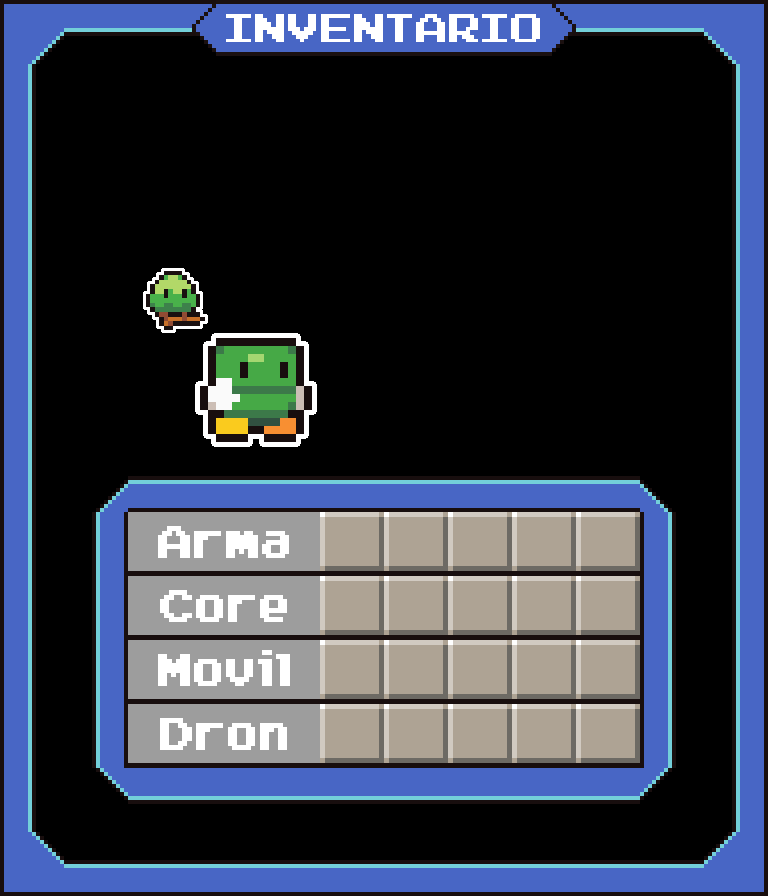

A 2D game scene composited from a Tiled map and its tileset images. What follows is a short description and the map's XML, with every tile layer's data as written:
An orthogonal 12x14 tile map with 64x64 px tiles, 3 tile layers (inventoryTiles, background, avatar), 3 tilesets and 24 objects (4x 0, 4x 1, 4x 2, 4x 3, 4x 4, ...).

<map version="1.0" orientation="orthogonal" renderorder="right-down" width="12" height="14" tilewidth="64" tileheight="64" nextobjectid="35">
 <tileset firstgid="1" name="normal" tilewidth="64" tileheight="64">
  <image source="robot.png" width="192" height="192" />
 </tileset>
 <tileset firstgid="10" name="slot" tilewidth="64" tileheight="64">
  <image source="inventoryTiles.png" width="200" height="200" />
 </tileset>
 <tileset firstgid="19" name="inventoryBackground" tilewidth="64" tileheight="64">
  <image source="inventoryBackground.png" width="768" height="896" />
 </tileset>
 <layer name="inventoryTiles" width="12" height="14">
  <data encoding="csv">
0,0,0,0,0,0,0,0,0,0,0,0,
0,0,0,0,0,0,0,0,0,0,0,0,
0,0,0,0,0,0,0,0,0,0,0,0,
0,0,0,0,0,0,0,0,0,0,0,0,
0,0,0,0,0,0,0,0,0,0,0,0,
0,0,0,0,0,0,0,0,0,0,0,0,
0,0,0,0,0,0,0,0,0,0,0,0,
0,0,0,0,0,0,0,0,0,0,0,0,
0,0,0,0,0,10,10,10,10,10,0,0,
0,0,0,0,0,10,10,10,10,10,0,0,
0,0,0,0,0,10,10,10,10,10,0,0,
0,0,0,0,0,10,10,10,10,10,0,0,
0,0,0,0,0,0,0,0,0,0,0,0,
0,0,0,0,0,0,0,0,0,0,0,0
</data>
 </layer>
 <layer name="background" width="12" height="14">
  <data encoding="csv">
19,20,21,22,23,24,25,26,27,28,29,30,
31,32,33,34,35,36,37,38,39,40,41,42,
43,44,45,46,47,48,49,50,51,52,53,54,
55,56,57,58,59,60,61,62,63,64,65,66,
67,68,69,70,71,72,73,74,75,76,77,78,
79,80,81,82,83,84,85,86,87,88,89,90,
91,92,93,94,95,96,97,98,99,100,101,102,
103,104,105,106,107,108,109,110,111,112,113,114,
115,116,117,118,119,120,121,122,123,124,125,126,
127,128,129,130,131,132,133,134,135,136,137,138,
139,140,141,142,143,144,145,146,147,148,149,150,
151,152,153,154,155,156,157,158,159,160,161,162,
163,164,165,166,167,168,169,170,171,172,173,174,
175,176,177,178,179,180,181,182,183,184,185,186
</data>
 </layer>
 <layer name="avatar" width="12" height="14">
  <data encoding="csv">
0,0,0,0,0,0,0,0,0,0,0,0,
0,0,0,0,0,0,0,0,0,0,0,0,
0,0,0,0,0,0,0,0,0,0,0,0,
0,0,0,0,0,0,0,0,0,0,0,0,
0,0,1,2,3,0,0,0,0,0,0,0,
0,0,4,5,6,0,0,0,0,0,0,0,
0,0,7,8,9,0,0,0,0,0,0,0,
0,0,0,0,0,0,0,0,0,0,0,0,
0,0,0,0,0,0,0,0,0,0,0,0,
0,0,0,0,0,0,0,0,0,0,0,0,
0,0,0,0,0,0,0,0,0,0,0,0,
0,0,0,0,0,0,0,0,0,0,0,0,
0,0,0,0,0,0,0,0,0,0,0,0,
0,0,0,0,0,0,0,0,0,0,0,0
</data>
 </layer>
 <objectgroup name="weaponslots">
  <object id="6" name="0" x="352" y="544" width="16" height="16">
   <properties>
    <property name="type" value="weapon" />
   </properties>
  </object>
  <object id="8" name="1" x="416" y="544" width="16" height="16">
   <properties>
    <property name="type" value="weapon" />
   </properties>
  </object>
  <object id="9" name="2" x="480" y="544" width="16" height="16">
   <properties>
    <property name="type" value="weapon" />
   </properties>
  </object>
  <object id="10" name="3" x="544" y="544" width="16" height="16">
   <properties>
    <property name="type" value="weapon" />
   </properties>
  </object>
  <object id="11" name="4" x="608" y="544" width="16" height="16">
   <properties>
    <property name="type" value="weapon" />
   </properties>
  </object>
 </objectgroup>
 <objectgroup name="coreslots">
  <object id="22" name="0" x="352" y="608" width="16" height="16">
   <properties>
    <property name="type" value="core" />
   </properties>
  </object>
  <object id="23" name="1" x="416" y="608" width="16" height="16">
   <properties>
    <property name="type" value="core" />
   </properties>
  </object>
  <object id="24" name="2" x="480" y="608" width="16" height="16">
   <properties>
    <property name="type" value="core" />
   </properties>
  </object>
  <object id="25" name="3" x="544" y="608" width="16" height="16">
   <properties>
    <property name="type" value="core" />
   </properties>
  </object>
  <object id="26" name="4" x="608" y="608" width="16" height="16">
   <properties>
    <property name="type" value="core" />
   </properties>
  </object>
 </objectgroup>
 <objectgroup name="movslots">
  <object id="17" name="0" x="352" y="672" width="16" height="16">
   <properties>
    <property name="type" value="motion" />
   </properties>
  </object>
  <object id="18" name="1" x="416" y="672" width="16" height="16">
   <properties>
    <property name="type" value="motion" />
   </properties>
  </object>
  <object id="19" name="2" x="480" y="672" width="16" height="16">
   <properties>
    <property name="type" value="motion" />
   </properties>
  </object>
  <object id="20" name="3" x="544" y="672" width="16" height="16">
   <properties>
    <property name="type" value="motion" />
   </properties>
  </object>
  <object id="21" name="4" x="608" y="672" width="16" height="16">
   <properties>
    <property name="type" value="motion" />
   </properties>
  </object>
 </objectgroup>
 <objectgroup name="dronslots">
  <object id="27" name="0" x="352" y="736" width="16" height="16">
   <properties>
    <property name="type" value="dron" />
   </properties>
  </object>
  <object id="28" name="1" x="416" y="736" width="16" height="16">
   <properties>
    <property name="type" value="dron" />
   </properties>
  </object>
  <object id="29" name="2" x="480" y="736" width="16" height="16">
   <properties>
    <property name="type" value="dron" />
   </properties>
  </object>
  <object id="30" name="3" x="544" y="736" width="16" height="16">
   <properties>
    <property name="type" value="dron" />
   </properties>
  </object>
  <object id="31" name="4" x="608" y="736" width="16" height="16">
   <properties>
    <property name="type" value="dron" />
   </properties>
  </object>
 </objectgroup>
 <objectgroup name="info">
  <object id="1" name="info1" x="160" y="128" width="128" height="64" />
  <object id="4" name="info2" x="384" y="144" width="128" height="256" />
  <object id="33" name="info3" x="528" y="144" width="128" height="256" />
  <object id="34" name="avatar" x="128" y="256" width="192" height="192" />
 </objectgroup>
</map>
